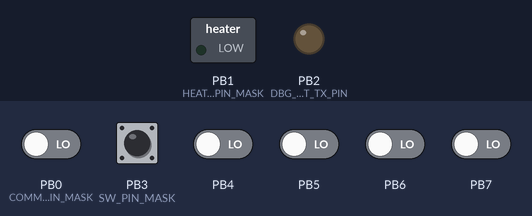
A program run on a simulated ATtiny85, built with avr-gcc and emulated at 16 MHz. Shown: switched loads named in the program (green lamp = pin HIGH), output pins drawn as LEDs (lit = HIGH). The inputs (shaded band) are chosen by the test bench; at power-on: PB3 (SW_PIN_MASK) HIGH, PB0 (COMM_PIN_MASK), PB4–7 LOW.

Above: at 1.2 s.
1.3 s: PB3 (SW_PIN_MASK) pulled LOW for 0.15 s
At 4.2 s:
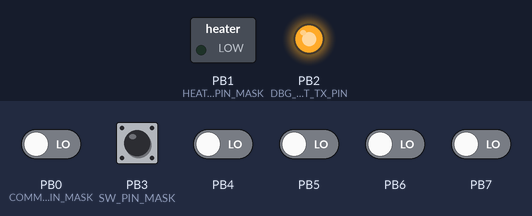
4.4 s: PB3 (SW_PIN_MASK) pulled LOW for 1 s
At 6.09 s:
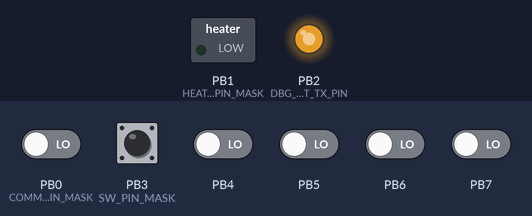
Timing chart, 0 to 9.1 s (numbered marks = the images above; inputs shaded):
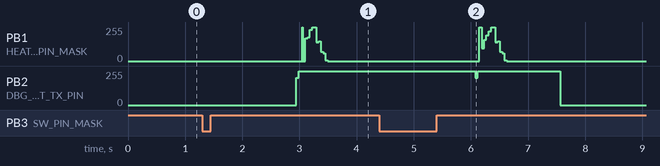

The program:

main.c
```c
/*
 * main.c
 *
 *  Created on: Jul 9, 2017
 *      Author: ujagaga
 */


#include <avr/io.h>
#include <avr/interrupt.h>
#include <stdint.h>
#include <stdbool.h>
#include <util/delay.h>
#include "DS18B20.h"
#include "dbg_putchar.h"
#include "hw_cfg.h"


#define HEATER_PIN_MASK			(1 << HEATER_PIN)
#define SW_PIN_MASK				(1 << SW_PIN)
#define HEATER_ON()				do{ PORTB |= HEATER_PIN_MASK; }while(0)
#define HEATER_OFF()			do{ PORTB &= ~HEATER_PIN_MASK; }while(0)
#define CUP_PRESENT()			((PINB & SW_PIN_MASK) == 0)
#define TARGET_TEMP				(90)
#define HEATER_IS_OFF()			((PORTB &= HEATER_PIN_MASK) == 0)

bool state = false;

void HwInit( void )
{
	PORTB = 0;					// is the default, but just to make sure and not rely on the bootloader
	DDRB = HEATER_PIN_MASK;
	dbg_tx_init();
}

/* PWM with decreasing on time */
void soft_off(){
	uint8_t counter, tgl;

	counter = 0;
	tgl = 0;

	while(tgl < 16){
		counter++;

		counter &= 15;

		if(counter < tgl){
			HEATER_OFF();
		}else{
			HEATER_ON();
		}
		_delay_ms(1);

		if(counter == 0){
			tgl++;
		}
	}

	HEATER_OFF();
	state = false;
}

/* PWM with increasing on time */
void soft_on(){
	uint8_t counter, tgl;

	counter = 0;
	tgl = 0;

	while(tgl < 16){
		counter++;

		counter &= 15;

		if(counter < tgl){
			HEATER_ON();
		}else{
			HEATER_OFF();
		}
		_delay_ms(1);

		if(counter == 0){
			tgl++;
		}
	}

	HEATER_ON();
	state = true;
}

int main( void )
{
	uint8_t temperature;

	HwInit();

	while(true){	/* Main loop */
		if(CUP_PRESENT()){
			temperature = DS_readTemp();

			dbg_printStr("\n\rTemp: ");
			dbg_printDec(temperature);

			if(temperature < TARGET_TEMP){
				/* on */
				if(state){
					soft_off();	/* just to lower the average power a bit */
				}

				if(!state){
					soft_on();
				}
			}else{
				/* off */
				if(!state){
					soft_on();	/* just for the "look alive" effect */
				}
				if(state){
					soft_off();
				}
				_delay_ms(500);
			}
			_delay_ms(500);
		}else{
			if(!HEATER_IS_OFF()){
				soft_off();
			}
		}
	}

	return 0;
}
```

DS18B20.c
```c
/*
 * DS18B20.c
 *
 *  Created on: Oct 23, 2016
 *      Author: ujagaga
 */

#include <avr/io.h>
#include <avr/interrupt.h>
#include <stdint.h>
#include <stdbool.h>
#include <util/delay.h>
#include <util/atomic.h>

#include "DS18B20.h"

#define COMM_PIN_MASK	(1 << DS_COMM_PIN)

#define pinOut()		do{ DDRB |= COMM_PIN_MASK;}while(0)
#define pinIn()			do{ DDRB &= ~COMM_PIN_MASK;}while(0)
#define pinSet()		do{ PORTB |= COMM_PIN_MASK;}while(0)
#define pinClr()		do{ PORTB &= ~COMM_PIN_MASK;}while(0)
#define pinRead()		((PINB & COMM_PIN_MASK) == COMM_PIN_MASK)

#define SKIP_ROM_MSG 		(0xCC)
#define CONVERT_T_MSG		(0x44)
#define READ_SCRATCHPAD_MSG (0xBE)

bool checkPresence( void )
{
	bool isPresent;

	pinClr();
	pinOut();
	_delay_us(480);

	ATOMIC_BLOCK(ATOMIC_RESTORESTATE) {
		pinIn();
		_delay_us(64);

		isPresent = pinRead();
	}

	_delay_us(480);

	return !isPresent;
}

void writeBit( bool value )
{
	ATOMIC_BLOCK(ATOMIC_RESTORESTATE) {
		pinClr();
		pinOut();

		_delay_us(2);

		if(value){
			pinIn();
			_delay_us(60);
		}else{
			_delay_us(60);
			pinIn();
		}
	}

}

void sendByte(uint8_t data)
{
	uint8_t i;

	for(i = 0; i < 8; i++){
		writeBit((((data >> i) & 1) == 1));
	}

}

bool readBit( void )
{
	bool result;

	ATOMIC_BLOCK(ATOMIC_RESTORESTATE) {
		pinClr();
		pinOut();

		_delay_us(2);
		pinIn();
		_delay_us(10);
		result = pinRead();
	}

	_delay_us(60-10);
	return result;
}

uint8_t readByte( void )
{
	uint8_t i, result = 0;

	for(i = 0; i < 8; i++)
	{
		if(readBit())
		{
			result |= 1 << i;
		}
	}

	return result;
}

uint8_t DS_readTemp( void )
{

	_delay_ms(100);
	if(!checkPresence())
	{
		return DS_ERR;
	}

	sendByte(SKIP_ROM_MSG);
	sendByte(CONVERT_T_MSG);

	/* Extra power for temp conversion */
	pinSet();
	pinOut();

	_delay_ms(1500);

	pinIn();

	if(!checkPresence())
	{
		return DS_ERR;
	}

	sendByte(SKIP_ROM_MSG);
	sendByte(READ_SCRATCHPAD_MSG);

	uint16_t result = readByte();

	result |= (readByte() << 8);
	result = (result & 0x7FF);
	result /= 16;

	if((result < DS_MIN) || (result > DS_MAX) ){
		return DS_ERR;
	}

	return (int8_t)result;
}
```

DS18B20.h
```c
/*
 * DS18B20.h
 *
 *  Created on: Oct 23, 2016
 *      Author: ujagaga
 */

#ifndef DS18B20_H_
#define DS18B20_H_

#include "hw_cfg.h"

#define DS_MIN		(1)
#define DS_MAX		(110)
#define DS_ERR		(0xFF)

extern uint8_t DS_readTemp( void );

#endif /* DS18B20_H_ */
```

dbg_putchar.c
```c
// (licence header left out)
#include <stdint.h>
#include <avr/io.h>
#include <avr/interrupt.h>
#include <stdint.h>

#include "dbg_putchar.h"

#if DBG_UART_ENABLE

void dbg_putchar(uint8_t c)
{
#define DBG_UART_TX_NUM_DELAY_CYCLES	((F_CPU/DBG_UART_BAUDRATE-16)/4+1)
#define DBG_UART_TX_NUM_ADD_NOP		((F_CPU/DBG_UART_BAUDRATE-16)%4)
	uint8_t sreg;
	uint16_t tmp;
	uint8_t numiter = 10;

	sreg = SREG;
	cli();

	asm volatile (
		/* put the START bit */
		"in %A0, %3"		"\n\t"	/* 1 */
		"cbr %A0, %4"		"\n\t"	/* 1 */
		"out %3, %A0"		"\n\t"	/* 1 */
		/* compensate for the delay induced by the loop for the
		 * other bits */
		"nop"			"\n\t"	/* 1 */
		"nop"			"\n\t"	/* 1 */
		"nop"			"\n\t"	/* 1 */
		"nop"			"\n\t"	/* 1 */
		"nop"			"\n\t"	/* 1 */

		/* delay */
	   "1:" "ldi %A0, lo8(%5)"	"\n\t"	/* 1 */
		"ldi %B0, hi8(%5)"	"\n\t"	/* 1 */
	   "2:" "sbiw %A0, 1"		"\n\t"	/* 2 */
		"brne 2b"		"\n\t"	/* 1 if EQ, 2 if NEQ */
#if DBG_UART_TX_NUM_ADD_NOP > 0
		"nop"			"\n\t"	/* 1 */
  #if DBG_UART_TX_NUM_ADD_NOP > 1
		"nop"			"\n\t"	/* 1 */
    #if DBG_UART_TX_NUM_ADD_NOP > 2
		"nop"			"\n\t"	/* 1 */
    #endif
  #endif
#endif
		/* put data or stop bit */
		"in %A0, %3"		"\n\t"	/* 1 */
		"sbrc %1, 0"		"\n\t"	/* 1 if false,2 otherwise */
		"sbr %A0, %4"		"\n\t"	/* 1 */
		"sbrs %1, 0"		"\n\t"	/* 1 if false,2 otherwise */
		"cbr %A0, %4"		"\n\t"	/* 1 */
		"out %3, %A0"		"\n\t"	/* 1 */

		/* shift data, putting a stop bit at the empty location */
		"sec"			"\n\t"	/* 1 */
		"ror %1"		"\n\t"	/* 1 */

		/* loop 10 times */
		"dec %2"		"\n\t"	/* 1 */
		"brne 1b"		"\n\t"	/* 1 if EQ, 2 if NEQ */
		: "=&w" (tmp),			/* scratch register */
		  "=r" (c),			/* we modify the data byte */
		  "=r" (numiter)		/* we modify number of iter.*/
		: "I" (_SFR_IO_ADDR(DBG_UART_TX_PORT)),
		  "M" (1<<DBG_UART_TX_PIN),
		  "i" (DBG_UART_TX_NUM_DELAY_CYCLES),
		  "1" (c),			/* data */
		  "2" (numiter)
	);
	SREG = sreg;
}
#undef DBG_UART_TX_NUM_DELAY_CYCLES
#undef DBG_UART_TX_NUM_ADD_NOP

/* Prints NULL terminated string
 * */
void dbg_printStr(char* msg){
	uint8_t i = 0;
	char c = 1;

	while(c > 0){
		c = msg[i];
		dbg_putchar(c);
		i++;
	};
}

void dbg_printDec(uint16_t number){
	uint16_t value = number;
	char snum[6] = {0};
	uint8_t i = 0;
	uint8_t digit;
	uint16_t divider = 10000;

	if(number == 0){
		snum[0] = '0';
	}else{
		while(divider > 0){
			digit = value / divider;
			if((i > 0) || (digit > 0)){
				snum[i] = digit + '0';
				i++;
			}
			value = value % divider;
			divider = divider / 10;
		}
	}

	dbg_printStr(snum);
}

#endif
```

dbg_putchar.h
```c
// (licence header left out)
#ifndef DBG_PUTCHAR_H
#define DBG_PUTCHAR_H

#include <stdint.h>
#include "hw_cfg.h"

/* User setting -> Whether to enable the software UART */
//#define DBG_UART_ENABLE		1

/* User setting -> Output pin the software UART */
#define DBG_UART_TX_PORT	PORTB
#define DBG_UART_TX_DDR		DDRB
//#define DBG_UART_TX_PIN		PB4

/* User setting -> Software UART baudrate. */
//#define DBG_UART_BAUDRATE	9600


/* ---- DO NOT TOUCH BELOW THIS LINE ---- */

#if DBG_UART_ENABLE

/**
 * @brief Debug software UART initialization.
 */
#define dbg_tx_init()	do { \
		DBG_UART_TX_PORT |= (1<<DBG_UART_TX_PIN); \
		DBG_UART_TX_DDR |= (1<<DBG_UART_TX_PIN); \
	} while(0)

/**
 * @brief Software UART routine for transmitting debug information.
 *
 * @warning This routine blocks all interrupts until all 10 bits  ( 1 START +
 * 8 DATA + 1 STOP) are transmitted. This would be about 1ms with 9600bps.
 *
 * @note Calculation for the number of CPU cycles, executed for one bit time:
 * F_CPU/BAUDRATE = (3*1+2) + (2*1 + (NDLY-1)*4 + 2+1) + 6*1
 *
 * (NDLY-1)*4 = F_CPU/BAUDRATE - 16
 * NDLY = (F_CPU/BAUDRATE-16)/4+1
 */
extern void dbg_putchar(uint8_t c);
extern void dbg_printDec(uint16_t number);
extern void dbg_printStr(char* msg);

#else
  #define dbg_tx_init()
  #define dbg_putchar(A)		((void)(A))
  #define dbg_printDec(A)		((void)(A))
  #define dbg_printStr(A)		((void)(A))
#warning UART DEBUG IS DISABLED
#endif	/* DBG_UART_ENABLE */

#endif	/* DBG_PUTCHAR_H */
```

hw_cfg.h
```c
/*
 * hw_cfg.h
 *
 *  Created on: Nov 23, 2017
 *      Author: rada
 */

#ifndef HW_CFG_H_
#define HW_CFG_H_

#define DS_COMM_PIN			(PB0)
#define HEATER_PIN			(PB1)
#define SW_PIN				(PB3)

#define DBG_UART_TX_PIN		(PB2)

#define DBG_UART_ENABLE		(1)
#define DBG_UART_BAUDRATE	(9600)


#endif /* HW_CFG_H_ */
```

Measured:
- after the input at 1.3 s, PB2 (DBG_UART_TX_PIN): 0/255 → 255/255 after 1.6 s
- after the input at 4.4 s, PB2 (DBG_UART_TX_PIN): 255/255 → 0/255 after 3.2 s
